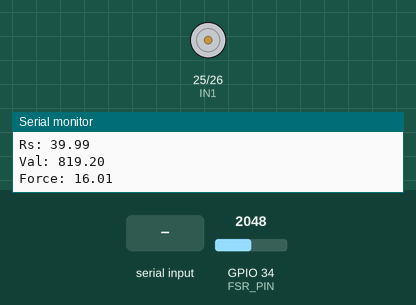
Bench run of a sketch on a simulated ESP32. Shown: motor-driver pin pairs drawn as motors (green arrow = first pin HIGH = forward, orange = second pin HIGH = backward, longer = more drive), the last lines printed to the serial monitor. Inputs (shaded band) come from the test bench; at power-on: GPIO 34 (FSR_PIN) = 2048.

Above: at 3.2 s.
3.3 s: "90,45\n" received over Serial
At 4.7 s:
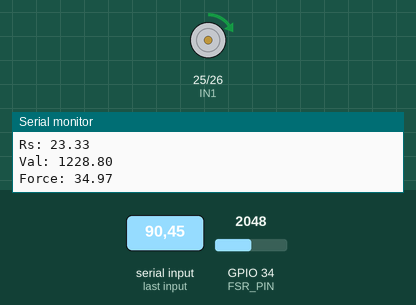
7.3 s: GPIO 34 (FSR_PIN) set to 3603
At 9.8 s:
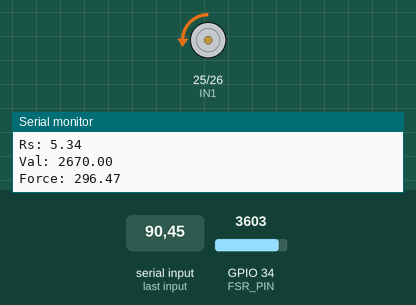
11.3 s: GPIO 34 (FSR_PIN) set to 491
At 12.8 s:
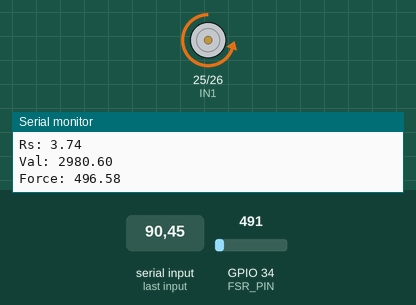
Timing chart, 0 to 48.5 s (numbered marks = the images above; inputs shaded):
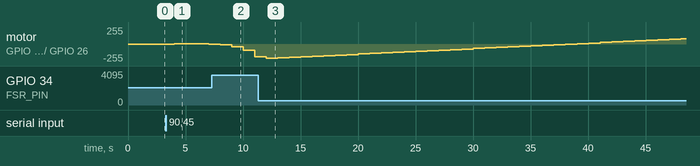

The sketch:

FSR_Claw.ino
```cpp
#include "arduino_secrets.h"

//Leif Moller
//2026.07.17

//Circuit dfns
#define FSR_PIN 34
#define IN1 25  // close
#define IN2 26   // open
static int Ro = 10; // 10 kΩ
static float Vcc = 3.3; // 3.3V

int fsrReading = 0;
int bufferIndex = 0;
double currentVal = 0;

float Rs, Vout;

int fsrBuffer[5] = {0};


// PI stuff
// Kp and Ki arbitrary knobs. Adjust
float Kp = 0.05;
float Ki = 0.10;

float target = 0;
float integral = 0;
const float PWM_MAX = 255;
unsigned long lastTime = 0;

void setup() {
  Serial.begin(115200);
  delay(2000);

  //For PWM
  ledcAttach(IN1, 20000, 8);  // Arbitrary 20 kHz, 8-bit (for 256 step) PWM
  ledcAttach(IN2, 20000, 8);

  lastTime = millis();
}


//Make an avg value of the last 5 readings to filter outliers
float movingAvg(int fsrReading){

  int sum = 0;

  fsrBuffer[bufferIndex] = fsrReading;
  bufferIndex = (bufferIndex + 1) % 5;

  for(int i = 0; i < 5; i++){
    sum += fsrBuffer[i];
  }

  return (float)sum / 5;

}


//Data sheet gives force as a function of FSR resistances. Convert
float force(float currentVal){

  //Turn analog signal (0-4095) back to voltage (0-3.3)
  Vout = currentVal / 4095 * 3.3;

  if(Vout == 0) return 0;

  //Vout = Vcc * Ro / (Ro+Rs)
  Rs = ((Vcc * Ro) / Vout) - Ro;

  //F = (Rs / 271)^(-1/0.69)
  float F = pow((Rs/271),(-1.0/0.69));

  Serial.print("Vout:");
  Serial.println(Vout);
  Serial.print("Rs: ");
  Serial.println(Rs);


  return F;
}


// weighted error of P + I, with result btw/ 0 and 255
float piUpdate(float error, float dt){

  integral += error * dt;
  integral = constrain(integral, -PWM_MAX / Ki, PWM_MAX / Ki);  // anti-windup

  float u = Kp * error + Ki * integral;
  return constrain(u, -PWM_MAX, PWM_MAX);
}


// u > 0, closing. else, opening
void drive(float u){

  int duty = (int)fabs(u);

  if(u > 0){
    ledcWrite(IN1, duty);
    ledcWrite(IN2, 0);
  } else {
    ledcWrite(IN1, 0);
    ledcWrite(IN2, duty);
  }
}


void loop() {

  fsrReading = analogRead(FSR_PIN);

  Serial.print("FSR Reading: ");
  Serial.println(fsrReading);

  currentVal = movingAvg(fsrReading);

  float F = force(currentVal);

  if(Serial.available()) target = Serial.readStringUntil('\n').toFloat();   // Read target

  unsigned long now = millis();
  float dt = (now - lastTime) / 1000.0;
  lastTime = now;

  if(!isfinite(F)) F = 10000; // if bad reading, set force high (but not infinite)

  if(target <= 0) integral = 0;           // if idle, reset integral so no carry through
  float u = piUpdate(target - F, dt);   // get error (P+I)
  drive(target > 0 ? u : 0);  // drive

  Serial.print("Val: ");
  Serial.println(currentVal);

  Serial.print("Force: ");
  Serial.println(F);
  Serial.println();

  delay(1000);
}
```

arduino_secrets.h
```cpp

```

Measured:
- after the input at 3.3 s, motor on GPIO 25 (IN1) / GPIO 26 (IN2): stopped → forward 6/255 after 0.70 s, → forward 7/255 1.0 s later, → forward 1/255 1.0 s later, → backward 1/255 1.0 s later
